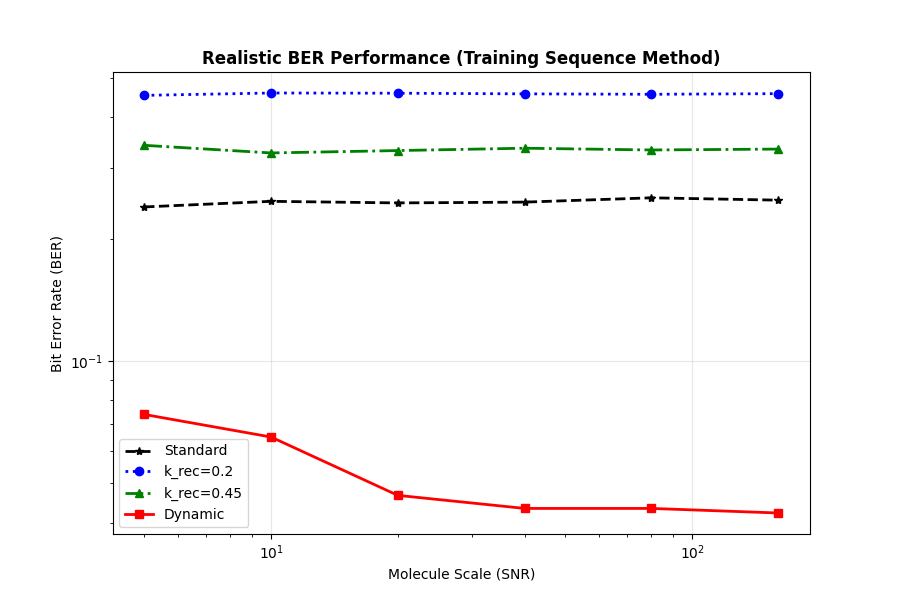

This figure's Python source:
import numpy as np
import matplotlib.pyplot as plt

# --- 1. SETTINGS (Fiziksel Kanal ve Haberleşme Parametreleri) ---
dt, T_bit = 0.005, 0.1
k_on, k_off = 50.0, 5.0
NUM_BITS = 2000
TRAIN_BITS = 200  # İlk 200 bit eşik (threshold) belirlemek için kullanılacak
SCALES = [5, 10, 20, 40, 80, 160]

# --- 2. MODELS ---
def simulate_standard(C):
    R, F = np.zeros(len(C)), np.ones(len(C))
    for i in range(1, len(C)):
        dR = (k_on * C[i-1] * F[i-1] - k_off * R[i-1]) * dt
        R[i] = R[i-1] + dR
        F[i] = max(0, 1.0 - R[i])
    return R

def simulate_tm(C, k_rec_val, is_dynamic=False, alpha=5.0): # Güçlü adaptasyon
    R, D, F = np.zeros(len(C)), np.zeros(len(C)), np.ones(len(C))
    for i in range(1, len(C)):
        # Dinamik modelin kalbi: Negatif Geri Besleme
        k_val = (0.2 + alpha * R[i-1]) if is_dynamic else k_rec_val
        dR = (k_on * C[i-1] * F[i-1] - k_off * R[i-1]) * dt
        dD = (k_off * R[i-1] - k_val * D[i-1]) * dt
        R[i], D[i] = R[i-1] + dR, D[i-1] + dD
        F[i] = max(0, 1.0 - R[i] - D[i])
    return R

# --- 3. SIGNAL (ISI Birikimi Yapan Difüzyon Kanalı) ---
np.random.seed(42)
bits = np.random.randint(0, 2, NUM_BITS)
time = np.arange(0, NUM_BITS * T_bit, dt)
clean_c = np.zeros(len(time))

for i, b in enumerate(bits):
    if b == 1:
        start_idx = int((i * T_bit) / dt)
        t_array = time[start_idx:] - time[start_idx]
        # Moleküller kanalda birikerek taban seviyesini (baseline) yükseltir
        clean_c[start_idx:] += 1.0 * np.exp(-t_array / 0.15) 

def get_responses(R_sig):
    res = []
    for i in range(NUM_BITS):
        idx = int((i * T_bit + 0.08) / dt) 
        res.append(R_sig[idx])
    return np.array(res)

# --- 4. EXECUTION (Preamble Thresholding) ---
# Sözlük anahtarlarını daha okunaklı ve raporlamaya uygun hale getirdik
res_map = { "Standard": [], "k_rec=0.2": [], "k_rec=0.45": [], "Dynamic": [] }

for s in SCALES:
    noisy = np.random.poisson(clean_c * s) / s
    outs = { "Standard": simulate_standard(noisy), 
             "k_rec=0.2": simulate_tm(noisy, 0.2),
             "k_rec=0.45": simulate_tm(noisy, 0.45), 
             "Dynamic": simulate_tm(noisy, 0, is_dynamic=True) }
    
    for key, R_sig in outs.items():
        resp = get_responses(R_sig)
        
        # SADECE EĞİTİM BİTLERİ (İlk 200 bit) ile eşik hesapla
        train_resp = resp[:TRAIN_BITS]
        train_bits = bits[:TRAIN_BITS]
        th = (np.mean(train_resp[train_bits==1]) + np.mean(train_resp[train_bits==0])) / 2
        
        # GERİ KALAN BİTLERİ (Data) bu sabit eşik ile test et
        test_resp = resp[TRAIN_BITS:]
        test_bits = bits[TRAIN_BITS:]
        
        ber = np.mean((test_resp > th).astype(int) != test_bits)
        res_map[key].append(float(ber))

# --- 5. DATA OUTPUT ---
print("\nSIMULATION RESULTS (PREAMBLE THRESHOLDING - REALISTIC)")
for model, values in res_map.items():
    print(f"{model}_BER = {values}")

# --- 6. PLOT ---
plt.figure(figsize=(9, 6))
styles = {"Standard": 'k*--', "k_rec=0.2": 'bo:', "k_rec=0.45": 'g^-.', "Dynamic": 'rs-'}
for k in ["Standard", "k_rec=0.2", "k_rec=0.45", "Dynamic"]:
    plt.plot(SCALES, [max(v, 1e-4) for v in res_map[k]], styles[k], label=k, linewidth=2)
plt.yscale('log'); plt.xscale('log'); plt.legend(); plt.grid(True, alpha=0.3)
plt.title("Realistic BER Performance (Training Sequence Method)", fontweight="bold")
plt.xlabel("Molecule Scale (SNR)"); plt.ylabel("Bit Error Rate (BER)")
plt.show()
